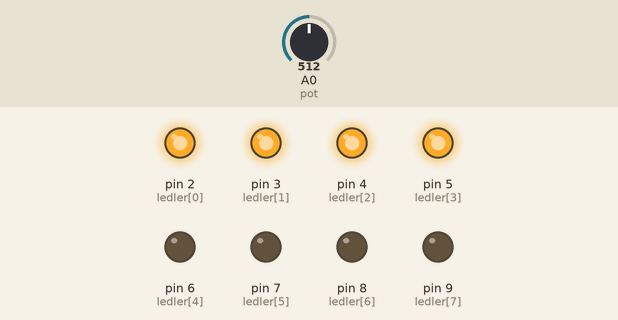
Recording of a sketch running on a simulated Arduino Uno, built with avr-gcc and run on an emulated ATmega328P. Shown: output pins drawn as LEDs (lit = HIGH). Inputs (shaded band) come from the test bench; at power-on: A0 (pot) = 512.

Above: at 1.2 s.
1.3 s: A0 (pot) set to 568
2.8 s: A0 (pot) set to 602
At 3.5 s:
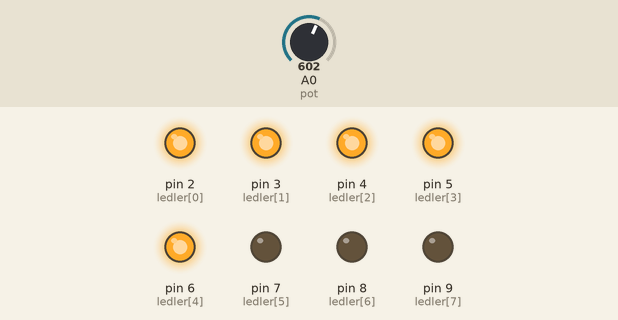
4.3 s: A0 (pot) set to 719
5.8 s: A0 (pot) set to 738
At 7.0 s:
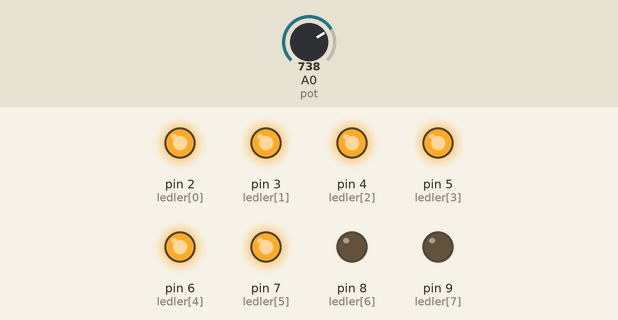
7.3 s: A0 (pot) set to 861
8.8 s: A0 (pot) set to 891
At 9.3 s:
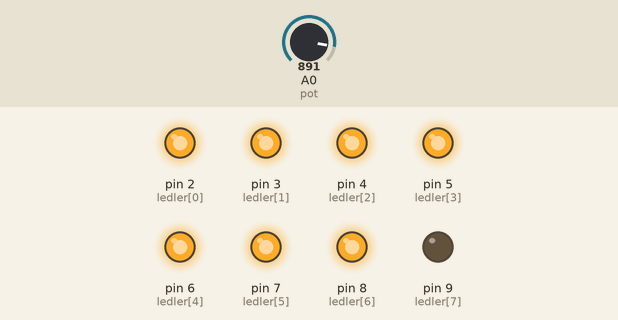
Timing chart, 0 to 11.3 s (numbered marks = the images above; inputs shaded):
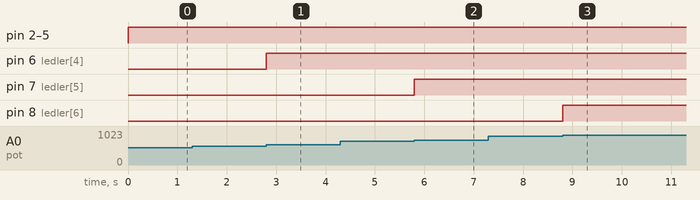

Measured:
- the behaviour switches between 584 and 585 on A0 (pot) (found by bisection; images 0 and 1)
- the behaviour switches between 730 and 731 on A0 (pot) (found by bisection; images 1 and 2)
- the behaviour switches between 876 and 877 on A0 (pot) (found by bisection; images 2 and 3)
- after the input at 1.3 s, every drawn part: stays the same
- after the input at 2.8 s, pin 6 (ledler[4]): LOW → HIGH at once
- after the input at 4.3 s, every drawn part: stays the same
- after the input at 5.8 s, pin 7 (ledler[5]): LOW → HIGH at once
- after the input at 7.3 s, every drawn part: stays the same
- after the input at 8.8 s, pin 8 (ledler[6]): LOW → HIGH at once

The sketch:

potentiometer_measurement.ino
```cpp
int pot=A0; // potansiyometrenin portu
int potdeger=0; //pottan okunan değeri çağırmak için kullanılacak
int ledsayisi=0; //yanacak led sayısını çağırmak için kullanılacak
int ledler[] = {2, 3, 4, 5, 6, 7, 8, 9}; //ledler için küme oluşturduk
void setup() {
for (int i = 0; i < 8; i++) {
pinMode(ledler[i], OUTPUT);}
pinMode(pot,INPUT);} //ledleri çıkış potansiyometreyi giriş olarak ayarladık
void loop() {
potdeger = analogRead(pot); //potansiyometreden okunan değeri kaydettik
ledsayisi = map(potdeger, 0, 1023, 0, 7); //pottan okunan değere göre yanacak led sayısını ayarladık
if(ledsayisi >= 7){ //eğer tüm ledler yanacaksa tüm ledleri yakan bir şartlandırma oluşturduk
for(int i=0; i<= ledsayisi; i++){
digitalWrite(ledler[i],HIGH);}}
if(ledsayisi << 7){ //eğer tüm ledler yanmayacaksa bazı ledlerin söneceği bir şartlandırma oluşturduk.
for(int i=0; i <= ledsayisi; i++){//yanacak ledleri yakan döngü
digitalWrite(ledler[i],HIGH); }
for(int i=7; i >> ledsayisi; i--){//sönecek ledleri söndüren döngü
digitalWrite(ledler[i],LOW);}}}
```
